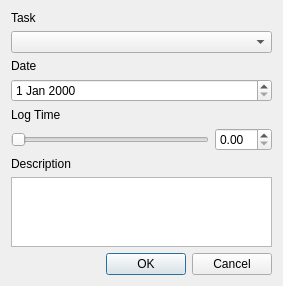
<?xml version="1.0" encoding="UTF-8"?>
<ui version="4.0">
 <class>NewTimeLogForm</class>
 <widget class="QDialog" name="NewTimeLogForm">
  <property name="geometry">
   <rect>
    <x>0</x>
    <y>0</y>
    <width>283</width>
    <height>239</height>
   </rect>
  </property>
  <property name="windowTitle">
   <string>New Timelog</string>
  </property>
  <layout class="QGridLayout" name="gridLayout">
   <item row="0" column="0">
    <widget class="QLabel" name="taskLabel">
     <property name="text">
      <string>Task</string>
     </property>
    </widget>
   </item>
   <item row="2" column="0">
    <widget class="QLabel" name="dataLabel">
     <property name="text">
      <string>Date</string>
     </property>
    </widget>
   </item>
   <item row="1" column="0">
    <widget class="QComboBox" name="comboBox"/>
   </item>
   <item row="4" column="0">
    <widget class="QLabel" name="timeLabel">
     <property name="text">
      <string>Log Time</string>
     </property>
    </widget>
   </item>
   <item row="3" column="0">
    <widget class="QDateEdit" name="dateEdit"/>
   </item>
   <item row="6" column="0">
    <widget class="QLabel" name="DescriptionLabel">
     <property name="text">
      <string>Description</string>
     </property>
    </widget>
   </item>
   <item row="7" column="0">
    <widget class="QTextBrowser" name="textBrowser">
     <property name="overwriteMode">
      <bool>true</bool>
     </property>
    </widget>
   </item>
   <item row="10" column="0">
    <widget class="QDialogButtonBox" name="buttonBox">
     <property name="orientation">
      <enum>Qt::Horizontal</enum>
     </property>
     <property name="standardButtons">
      <set>QDialogButtonBox::Cancel|QDialogButtonBox::Ok</set>
     </property>
    </widget>
   </item>
   <item row="5" column="0">
    <layout class="QHBoxLayout" name="logTimeLayout">
     <item>
      <widget class="QSlider" name="horizontalSlider">
       <property name="orientation">
        <enum>Qt::Horizontal</enum>
       </property>
      </widget>
     </item>
     <item>
      <widget class="QDoubleSpinBox" name="doubleSpinBox"/>
     </item>
    </layout>
   </item>
  </layout>
 </widget>
 <resources/>
 <connections>
  <connection>
   <sender>buttonBox</sender>
   <signal>accepted()</signal>
   <receiver>NewTimeLogForm</receiver>
   <slot>accept()</slot>
   <hints>
    <hint type="sourcelabel">
     <x>248</x>
     <y>254</y>
    </hint>
    <hint type="destinationlabel">
     <x>157</x>
     <y>274</y>
    </hint>
   </hints>
  </connection>
  <connection>
   <sender>buttonBox</sender>
   <signal>rejected()</signal>
   <receiver>NewTimeLogForm</receiver>
   <slot>reject()</slot>
   <hints>
    <hint type="sourcelabel">
     <x>316</x>
     <y>260</y>
    </hint>
    <hint type="destinationlabel">
     <x>286</x>
     <y>274</y>
    </hint>
   </hints>
  </connection>
 </connections>
</ui>
